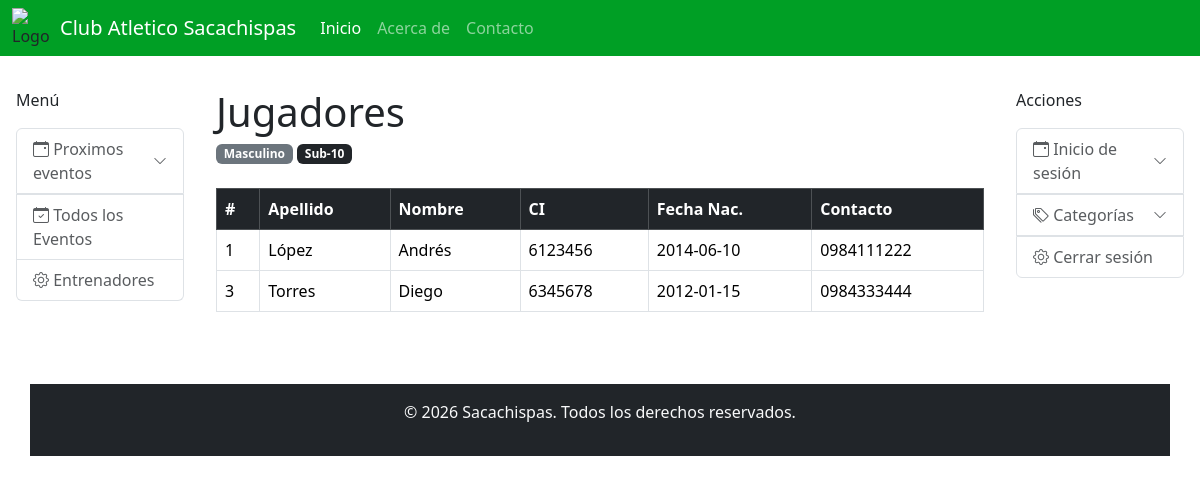
The page /frontend/views/jugadores.php?genero=1&categoria=1 on the database as committed earlier.
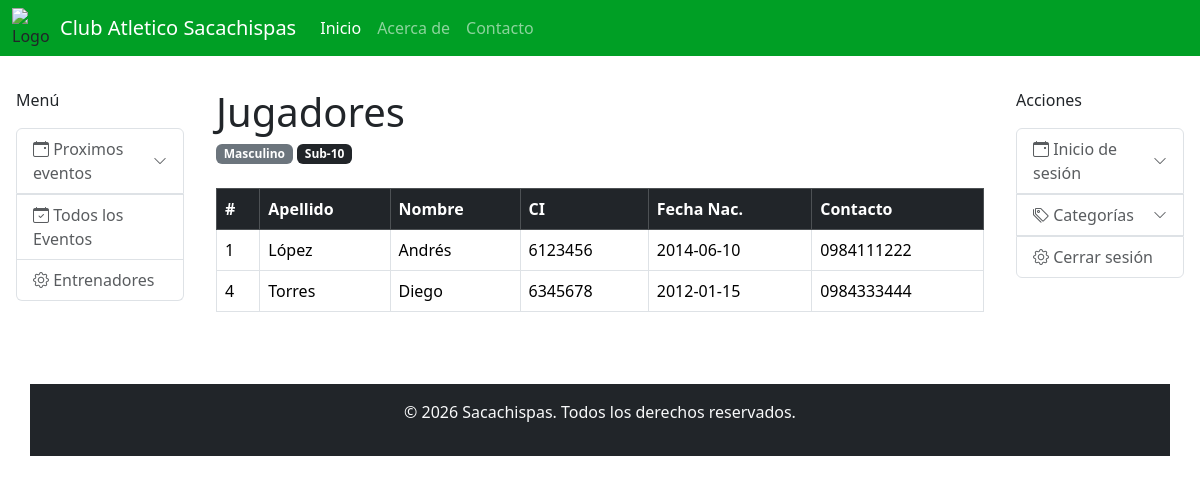
The same page on the database as committed later.
### tables this page shows
CREATE TABLE Genero (
    id_genero    INT UNSIGNED  NOT NULL AUTO_INCREMENT,
    descripcion  VARCHAR(50)   NOT NULL,
    PRIMARY KEY (id_genero)
);

CREATE TABLE Categoria (
    id_categoria  INT UNSIGNED    NOT NULL AUTO_INCREMENT,
    descripcion   VARCHAR(100)    NOT NULL,
    edad          TINYINT UNSIGNED NOT NULL COMMENT 'Límite de edad de la categoría (máx 99)',
    PRIMARY KEY (id_categoria)
);

CREATE TABLE Jugadores (
    id_jugador          INT UNSIGNED   NOT NULL AUTO_INCREMENT,
    apellido            VARCHAR(100)   NOT NULL,
    nombre              VARCHAR(100)   NOT NULL,
    CI                  VARCHAR(20)    NOT NULL UNIQUE,
    fecha_nac           DATE           NOT NULL,
    nro_contacto        VARCHAR(20)    NOT NULL,
    genero              INT UNSIGNED   NOT NULL,
    direccion           VARCHAR(200)   NOT NULL,
    lugar_nac           VARCHAR(100)   NOT NULL,
    foto                LONGBLOB       NULL,
    tipo_sangre         VARCHAR(5)     NULL     COMMENT 'Ej: A+, O-, AB+',
    alergias            VARCHAR(255)   NULL,
    enfermedades_base   VARCHAR(255)   NULL,
    PRIMARY KEY (id_jugador),
    CONSTRAINT fk_jug_genero FOREIGN KEY (genero) REFERENCES Genero (id_genero)
);

### backend/genero/genero.php (called while the page is built, shortened)
<?php
function getById($id) {
    $con = Conex();
    $stmt = $con->prepare("SELECT * FROM Genero WHERE id_genero = ?");
    $stmt->bind_param("i", $id);
    $stmt->execute();
    $row = $stmt->get_result()->fetch_assoc();
    return $row;
}

### frontend/views/jugadores.php (the view, shortened to what this page needs)
<?php
require_once __DIR__ . "/../../backend/genero/genero.php";
$con = Conex();
$id_genero   = isset($_GET['genero'])    ? (int)$_GET['genero']    : 0;
$id_categoria = isset($_GET['categoria']) ? (int)$_GET['categoria'] : 0;
$generoActual = $id_genero ? getById($id_genero) : null;
$categoriaActual = null;
if ($id_categoria) {
    $stmt = $con->prepare("SELECT * FROM Categoria WHERE id_categoria = ?");
    $stmt->bind_param("i", $id_categoria);
    $stmt->execute();
    $categoriaActual = $stmt->get_result()->fetch_assoc();
}
$jugadores = [];
if ($id_genero && $id_categoria) {
    $stmt = $con->prepare("
        SELECT id_jugador, apellido, nombre, CI, fecha_nac, nro_contacto
        FROM Jugadores
        WHERE genero = ?
        ORDER BY apellido, nombre
    ");
    $stmt->bind_param("i", $id_genero);
    $stmt->execute();
    $result = $stmt->get_result();
    while ($row = $result->fetch_assoc()) {
        $jugadores[] = $row;
    }
}
?>
<?php include(__DIR__ . "/../../template/parciales/templateStart.php"); ?>
    <h1 class="mb-1">Jugadores</h1>
    <?php if ($generoActual || $categoriaActual): ?>
    <p class="text-muted mb-4">
        <?php if ($generoActual): ?>
            <span class="badge bg-secondary"><?= htmlspecialchars($generoActual['descripcion']) ?></span>
        <?php endif; ?>
        <?php if ($categoriaActual): ?>
            <span class="badge bg-dark"><?= htmlspecialchars($categoriaActual['descripcion']) ?></span>
        <?php endif; ?>
    </p>
    <?php endif; ?>
    <?php if (!$id_genero): ?>
        <div class="alert alert-info">Seleccioná un género y categoría desde el panel de Acciones.</div>
    <?php elseif (empty($jugadores)): ?>
        <div class="alert alert-warning">No hay jugadores registrados para este filtro.</div>
    <?php else: ?>
        <table class="table table-bordered table-hover crud-table">
            <thead class="table-dark">
                <tr>
                    <th>#</th>
                    <th>Apellido</th>
                    <th>Nombre</th>
                    <th>CI</th>
                    <th>Fecha Nac.</th>
                    <th>Contacto</th>
                </tr>
            </thead>
            <tbody>
                <?php foreach ($jugadores as $j): ?>
                <tr>
                    <td><?= $j['id_jugador'] ?></td>
                    <td><?= htmlspecialchars($j['apellido']) ?></td>
                    <td><?= htmlspecialchars($j['nombre']) ?></td>
                    <td><?= htmlspecialchars($j['CI']) ?></td>
                    <td><?= htmlspecialchars($j['fecha_nac']) ?></td>
                    <td><?= htmlspecialchars($j['nro_contacto']) ?></td>
                </tr>
                <?php endforeach; ?>
            </tbody>
        </table>
    <?php endif; ?>
<?php include(__DIR__ . "/../../template/parciales/templateEnd.php"); ?>

### template/parciales/head.php (shortened to what this page needs)
<!DOCTYPE html>
<html lang="es">
<head>
    <link rel="stylesheet" href="/assets/Bootstrap/css/bootstrap.min.css">
    <link rel="stylesheet" href="/assets/Bootstrap-Icons/bootstrap-icons.min.css">
</head>

### template/parciales/templateStart.php (shortened to what this page needs)
<?php include(__DIR__ . "/head.php"); ?>
<body>
    <?php include(__DIR__ . "/header.php"); ?>
    <div class="container-fluid py-3">
        <div class="row">
            <?php include(__DIR__ . "/aside1.php"); ?>
            <main class="col-8 p-3">

### template/parciales/header.php (shortened to what this page needs)
<nav class="navbar navbar-expand-lg navbar-dark" style="background-color: #009f25;">
    <div class="container-fluid">
        <img src="img/image.png" alt="Logo" width="40" height="40" class="d-inline-block align-text-top me-2">
        <a class="navbar-brand" href="<?= BASE_URL ?>/index.php">Club Atletico Sacachispas</a>
        <div class="collapse navbar-collapse" id="navbarNav">
            <ul class="navbar-nav">
                <li class="nav-item">
                    <a class="nav-link active" aria-current="page" href="<?= BASE_URL ?>/index.php">Inicio</a>
                </li>
                <li class="nav-item">
                    <a class="nav-link" href="<?= BASE_URL ?>/acercade.php">Acerca de</a>
                </li>
                <li class="nav-item">
                    <a class="nav-link" href="<?= BASE_URL ?>/contactos.php">Contacto</a>
                </li>
            </ul>
        </div>
    </div>
</nav>

### template/parciales/aside1.php (shortened to what this page needs)
<aside class="col-2 p-3">
    <div class="mb-3">Menú</div>
    <div class="list-group">
        <button class="list-group-item list-group-item-action d-flex justify-content-between align-items-center" type="button" data-bs-toggle="collapse" data-bs-target="#eventosDetalle">
            <span><i class="bi bi-calendar-event"></i> Proximos eventos</span>
            <i class="bi bi-chevron-down small"></i>
        </button>
        <a href="<?= BASE_URL ?>/eventos/index.php" class="list-group-item list-group-item-action"><i class="bi bi-calendar-check"></i> Todos los Eventos</a>
        <a href="#" class="list-group-item list-group-item-action"><i class="bi bi-gear"></i> Entrenadores</a>
    </div>
</aside>

### template/parciales/templateEnd.php (shortened to what this page needs)
    </main>
            <?php include(__DIR__ . "/aside2.php"); ?>
        </div>
    </div>
    <?php include(__DIR__ . "/footer.php"); ?>
</body>
</html>

### template/parciales/aside2.php (shortened to what this page needs)
<?php
require_once __DIR__ . "/../../backend/genero/genero.php";
?>
<aside class="col-2 p-3">
    <div class="mb-3">Acciones</div>
    <div class="list-group">
        <button class="list-group-item list-group-item-action d-flex justify-content-between align-items-center"
                type="button" data-bs-toggle="collapse" data-bs-target="#inicioSesion">
            <span><i class="bi bi-calendar-event"></i> Inicio de sesión</span>
            <i class="bi bi-chevron-down small"></i>
        </button>
        <button class="list-group-item list-group-item-action d-flex justify-content-between align-items-center"
                type="button" data-bs-toggle="collapse" data-bs-target="#categoriasMaster">
            <span><i class="bi bi-tags"></i> Categorías</span>
            <i class="bi bi-chevron-down small"></i>
        </button>
        <a href="#" class="list-group-item list-group-item-action">
            <i class="bi bi-gear"></i> Cerrar sesión
        </a>
    </div>
</aside>

### template/parciales/footer.php
<footer>
       <div class="container fluid bg-dark text-light p-3 mt-4">
           <div class = "row">
               <div class = "col text-center">
                   <p>&copy; 2026 Sacachispas. Todos los derechos reservados.</p>
               </div>
           </div>
       </div>
   </footer>

### template/parciales/head.php (style rules this page uses)
.crud-table th, .crud-table td { vertical-align: middle; white-space: nowrap; }

Rows that differ between the two databases and show on the page:
no longer on this page (row edited): jugadores: id_jugador "3", apellido "Torres", nombre "Diego", CI "6345678", fecha_nac "2012-01-15", nro_contacto "0984333444"
added jugadores: id_jugador "4", apellido "Torres", nombre "Diego", CI "6345678", fecha_nac "2012-01-15", nro_contacto "0984333444"
